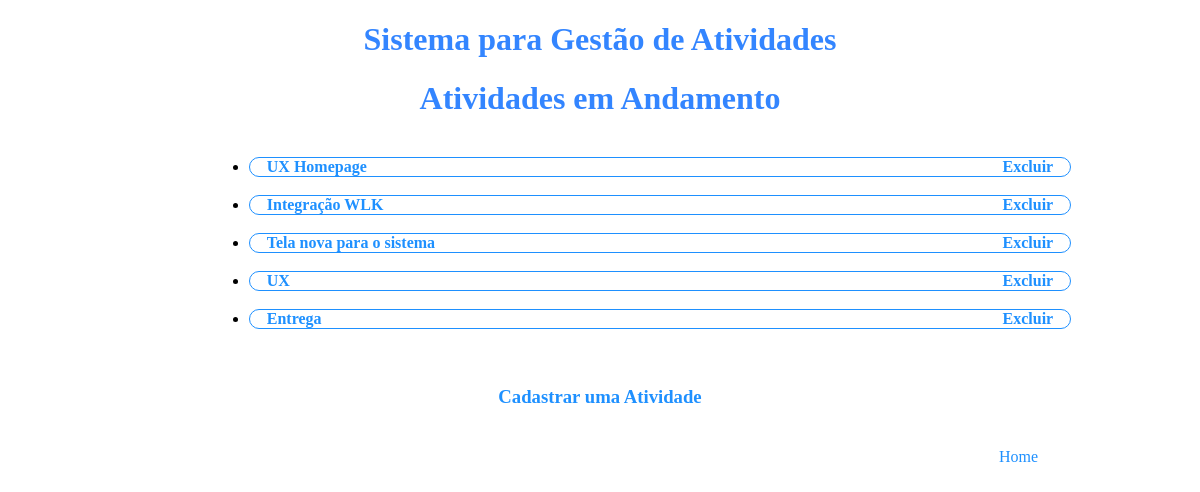
The app's page /gerenciamento/ with its own data.
### projeto/models.py (models this page shows)
class Atividade(models.Model):
    id = models.IntegerField(primary_key=True)
    nome = models.CharField(max_length=150)
    descricao = models.CharField(max_length=255)
    status = models.BooleanField()
    responsavel = models.ForeignKey(Funcionario, on_delete=models.CASCADE)
    projeto = models.ForeignKey(Projeto, on_delete=models.CASCADE)

### projeto/views.py (the view)
# urls.py: path('gerenciamento/', views.gerenciamento, name='gerenciamento'),
def gerenciamento(request):
    projeto_data = Atividade.objects.all().values()
    template = loader.get_template('projeto/index.html')
    context = {'data': projeto_data,}
    return HttpResponse(template.render(context, request))

### projeto/templates/projeto/index.html (shortened to what this page needs)
<!DOCTYPE html>
<html>
<head>
</head>
<body>
<h1>Sistema para Gestão de Atividades</h1>
<h1>Atividades em Andamento</h1>
<table class="center" style="width:80%">
    <tr>
        <th>
            <ul>
                {% if data %}
                {% for atividade in data %}
                    <li><a href="/gerenciamento_projeto_editar/{{ atividade.id }}">{{ atividade.nome }}</a><a href="/gerenciamento_projeto_excluir_item/{{ atividade.id }}" style="float: right;"> Excluir </a></li>
                    <br>
                {% endfor %}
                {% else %}
                    <h3>Nenhuma Atividade Cadastrado</h3>
                {% endif %}
            </ul>
        </th>
    </tr>
    <tr>
      <th>
        <h3><a href="/gerenciamento_projeto">Cadastrar uma Atividade</a></h3>
      </th>
    </tr>
</table>
<br>
<a class="ex1" href="/home" style="float: right;">Home</a>
</body>
</html>

### projeto/templates/projeto/index.html (style rules this page uses)
li { border: 1px solid black; border-radius: 30px; border-color: DodgerBlue; margin-left: 80px; text-align: left; }
table.center { margin-left: auto; margin-right: auto; }
h1 { text-align: center; color: #3385ff; }
h3 { text-align: center; color: #3385ff; }
a { color: DodgerBlue; text-decoration: none; margin-left: 2%; margin-right: 2%; }
a.ex1 { color: DodgerBlue; text-decoration: none; margin-right: 13% }

### records on screen
Atividade: nome "UX Homepage"
Atividade: nome "Integração WLK"
Atividade: nome "Tela nova para o sistema"
Atividade: nome "UX"
Atividade: nome "Entrega"
